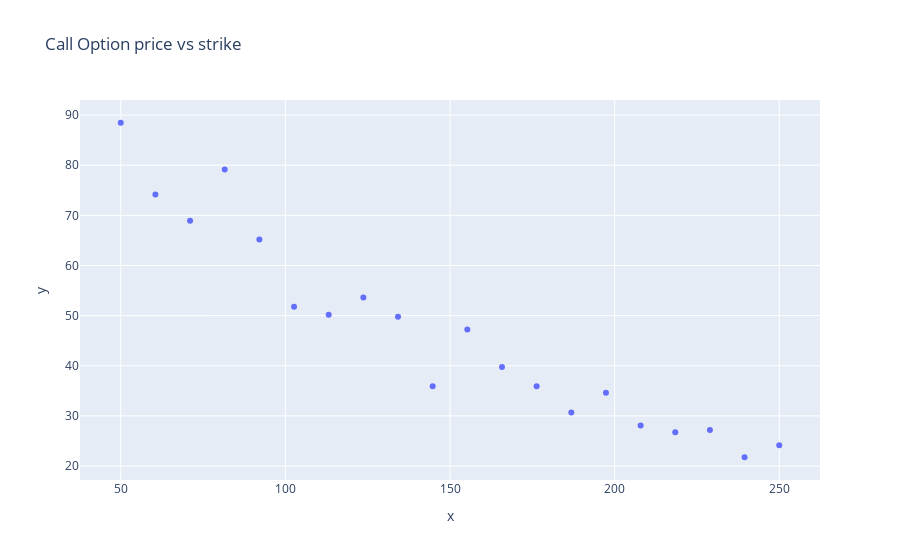

Notebook cell for this chart:
### Code cell
f = lambda x: vanilla_option_price(130,x,0.3,10,Call,mc_paths=1000)
vx = np.linspace(50,250,20)

fig = px.scatter (
    title = f'Call Option price vs strike',
    x = vx,
    y = [f(x) for x in vx]
)
fig.show()

### Figure 1 — Plotly figure (JSON) as saved in the notebook; plotly's stock layout.template omitted (floating-point values rounded to 4 significant figures)
{"data": [{"hovertemplate": "x=%{x}<br>y=%{y}<extra></extra>", "legendgroup": "", "marker": {"color": "#636efa", "symbol": "circle"}, "mode": "markers", "name": "", "orientation": "v", "showlegend": false, "type": "scatter", "x": [50, 60.53, 71.05, 81.58, 92.11, 102.6, 113.2, 123.7, 134.2, 144.7, 155.3, 165.8, 176.3, 186.8, 197.4, 207.9, 218.4, 228.9, 239.5, 250], "xaxis": "x", "y": [88.47, 74.13, 68.92, 79.14, 65.17, 51.78, 50.17, 53.63, 49.78, 35.93, 47.21, 39.76, 35.9, 30.68, 34.63, 28.08, 26.72, 27.2, 21.75, 24.12], "yaxis": "y"}], "layout": {"legend": {"tracegroupgap": 0}, "title": {"text": "Call Option price vs strike"}, "xaxis": {"anchor": "y", "domain": [0, 1], "title": {"text": "x"}}, "yaxis": {"anchor": "x", "domain": [0, 1], "title": {"text": "y"}}}}
